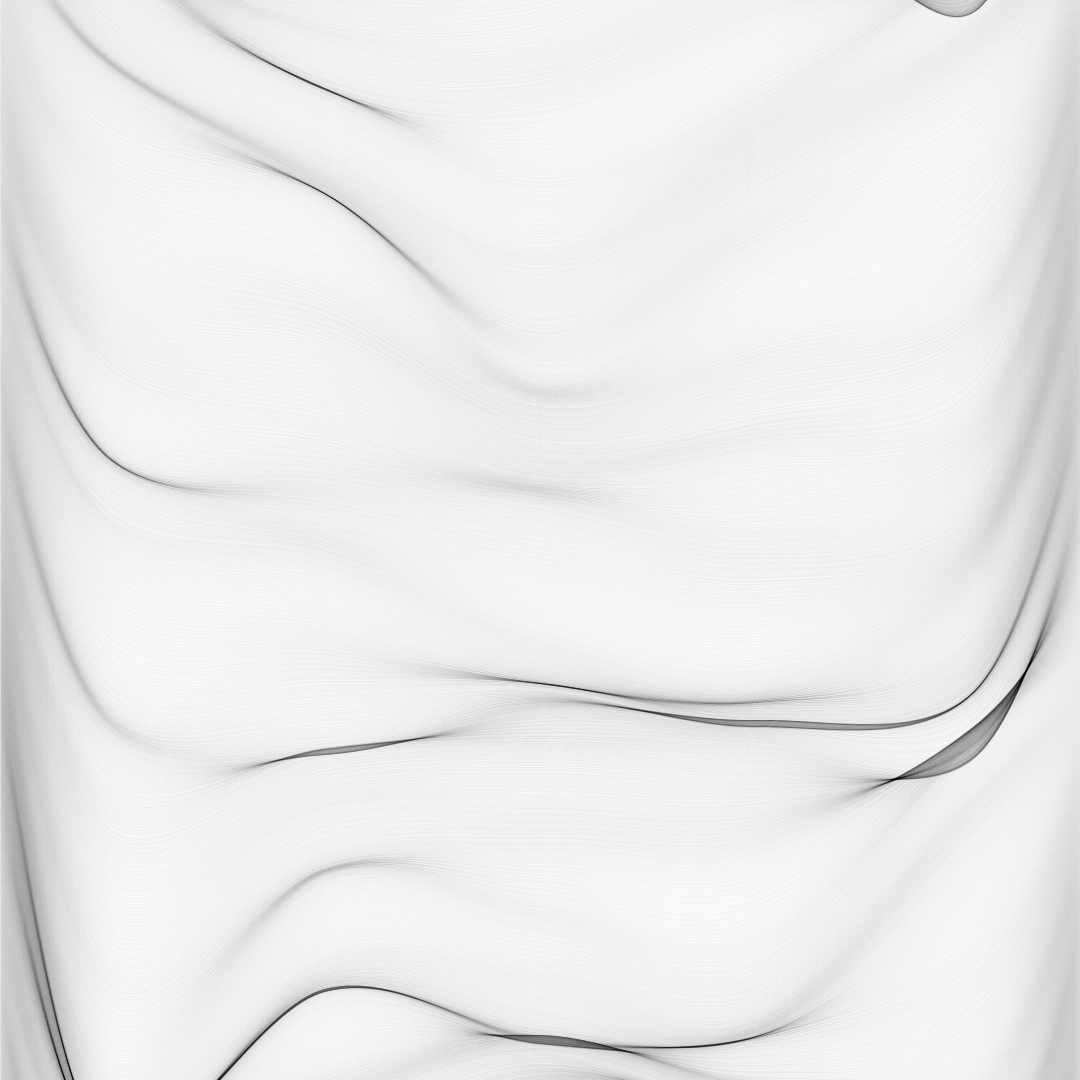
Frame 1 (no input)
Frame 2 (the mouse pressed at the canvas centre, redrawn once): identical to frame 1, image omitted

The Processing sketch that drew this single still picture (run headless with seeded random() and noise(); the mouse was pressed at the canvas centre and the sketch redrawn once):

// Processing sketch: sketch_190818b
// ── sketch_190818b.pde
void setup() {
  size(1080, 1080);
  noLoop();
}
void draw() {
  background(255);
  blendMode(MULTIPLY);
  stroke(0,0,0,6);
  noFill();
  for(float i = 0.0; i <= 5.0; i = i + 0.001 ){
    myLine(0, -500 + i*400, width, -500 + i*400 , i);
  }
}
void myLine(float px1, float py1, float px2, float py2, float seed){
  beginShape();
  curveVertex(px1, py1);
  curveVertex(px1, py1);
  
  for(float i = 0.1; i <= 1.0; i += 0.2){
    curveVertex(px1 + (px2 - px1)*i, py1 + (py2 - py1)*i + 500*noise(i*500, i*500, i/100.0 + seed));
  }
  curveVertex(px2, py2);
  curveVertex(px2, py2);
  endShape();
}

void myEllipse(float posX, float posY, float radius, int pointn, float seed, float size){
  float theta;
  float px;
  float py;
  float r;
  float noiseparam = 100 + random(100);
  
  beginShape();
  for(int i = 0; i < pointn; i++){
    theta = 2*PI/pointn * i;
    r = size*radius*noise(i*100, i*100, (seed + frameCount)/200.0);
    px = r * cos(theta);
    py = r * sin(theta);
    curveVertex(px + posX, py + posY);
  }
  for(int i = 0; i < 3; i++){
    theta = 2*PI/pointn * i;
    r = size*radius*noise(i*100, i*100, (seed + frameCount)/200.0);
    px = r * cos(theta);
    py = r * sin(theta);
    curveVertex(px + posX, py + posY);
  }
  endShape();
}

void keyPressed(){
  save("work.png");
}
